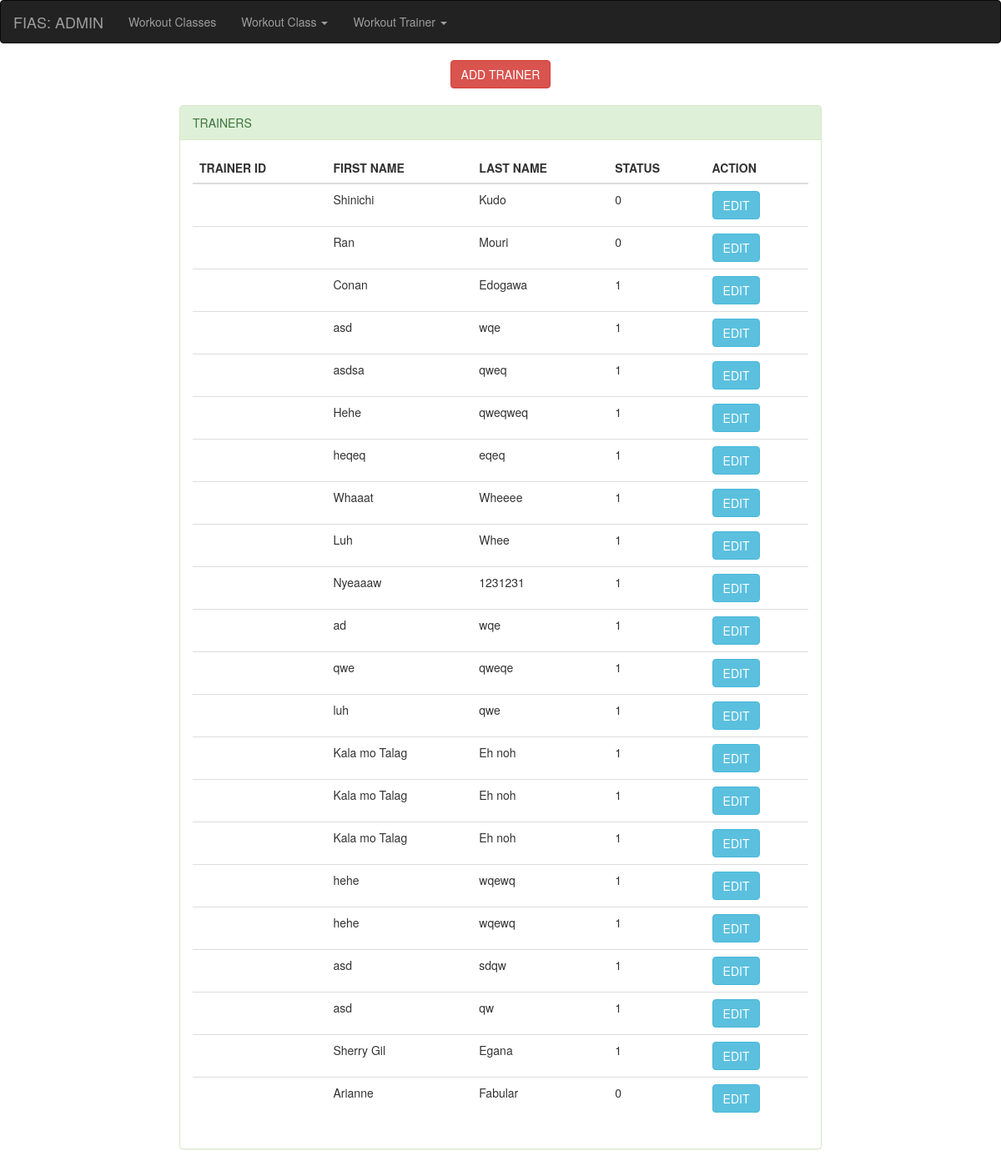
Screenshot of /index.php/classes/trainers with the database file from the repository.
### tables this page shows
CREATE TABLE `trainer` (
  `id` int(11) NOT NULL,
  `trainer_fname` varchar(100) NOT NULL,
  `trainer_lname` varchar(100) NOT NULL,
  `gender` varchar(30) NOT NULL,
  `registered_at` timestamp NOT NULL DEFAULT CURRENT_TIMESTAMP,
  `status` tinyint(2) NOT NULL DEFAULT '1',
  `account_type` tinyint(4) NOT NULL DEFAULT '2',
  `remove_status` int(11) NOT NULL DEFAULT '0'
);

### application/controllers/Classes.php (called while the page is built, shortened)
<?php
class Classes extends CI_Controller{
  function __construct(){
    $this->load->model('accounts_model');
    $this->load->library('upload');
  }
  public function trainers(){
    $allItems = $this->accounts_model->fetch("trainer");
    $data = array(
        'title' => "WORKOUT CLASS MANAGEMENT",
        'trainers' => $allItems,
    );
    $this->load->view('includes/header',$data);
    $this->load->view('classes/admin/index');
    $this->load->view('classes/admin/trainers');
    $this->load->view('includes/footer');
  }
}

### index.php (called while the page is built, shortened)
<?php
require_once BASEPATH.'core/CodeIgniter.php';

### application/models/accounts_model.php (called while the page is built, shortened)
<?php
class Accounts_model extends CI_Model {
    public function fetch($table, $where = NULL) {
        $query = $this->db->get($table);
        return ($query->num_rows() > 0 ) ? $query->result() : FALSE;
    }
}

### application/views/classes/admin/trainers.php (the view, shortened to what this page needs)
<div class="container-fluid">
  <div class="row">
    <div class="col-md-2"></div>
      <div class="col-md-8">
        <center>
          <a href="<?=base_url()?>classes/add_trainer" class="btn btn-danger">ADD TRAINER</a><br/><br/>
        </center>
          <div class="panel panel-success">
            <div class="panel-heading">
              TRAINERS
            </div>
              <div class="panel-body">
                <table class="table">
                  <thead>
                    <th>TRAINER ID</th>
                    <th>FIRST NAME</th>
                    <th>LAST NAME</th>
                    <th>STATUS</th>
                    <th>ACTION</th>
                  </thead>
                  <?php if(!$trainers):?>
                    <h1>Table is EMPTY</h1>
                  <?php else:?>
                    <tbody>
                      <?php foreach ($trainers as $trainer):?>
                        <tr>
                          <td><?=$trainer->trainer_id?></td>
                          <td><?=$trainer->trainer_fname?></td>
                          <td><?=$trainer->trainer_lname?></td>
                          <td><?=$trainer->status?></td>
                          <td>
                            <a href="<?=base_url()?>classes/update_trainer/<?=$trainer->trainer_id?>" class="btn btn-info">EDIT</a>
                          </td>
                        </tr>
                      <?php endforeach;?>
                    </tbody>
                  </table>
                  <?php endif?>
              </div>
            </div>
          </div>
        <div class="col-md-2"></div>
      </div>
    </div>

### rows the page displays
trainer: trainer_fname "Shinichi", trainer_lname "Kudo", status "0"
trainer: trainer_fname "Ran", trainer_lname "Mouri", status "0"
trainer: trainer_fname "Conan", trainer_lname "Edogawa", status "1"
trainer: trainer_fname "asd", trainer_lname "wqe", status "1"
trainer: trainer_fname "asdsa", trainer_lname "qweq", status "1"
trainer: trainer_fname "Hehe", trainer_lname "qweqweq", status "1"
trainer: trainer_fname "heqeq", trainer_lname "eqeq", status "1"
trainer: trainer_fname "Whaaat", trainer_lname "Wheeee", status "1"
trainer: trainer_fname "Luh", trainer_lname "Whee", status "1"
trainer: trainer_fname "Nyeaaaw", trainer_lname "1231231", status "1"
trainer: trainer_fname "ad", trainer_lname "wqe", status "1"
trainer: trainer_fname "qwe", trainer_lname "qweqe", status "1"
trainer: trainer_fname "luh", trainer_lname "qwe", status "1"
trainer: trainer_fname "Kala mo Talag", trainer_lname "Eh noh", status "1"
trainer: trainer_fname "Kala mo Talag", trainer_lname "Eh noh", status "1"
trainer: trainer_fname "Kala mo Talag", trainer_lname "Eh noh", status "1"
trainer: trainer_fname "hehe", trainer_lname "wqewq", status "1"
trainer: trainer_fname "hehe", trainer_lname "wqewq", status "1"
trainer: trainer_fname "asd", trainer_lname "sdqw", status "1"
trainer: trainer_fname "asd", trainer_lname "qw", status "1"
trainer: trainer_fname "Sherry Gil", trainer_lname "Egana", status "1"
trainer: trainer_fname "Arianne", trainer_lname "Fabular", status "0"
